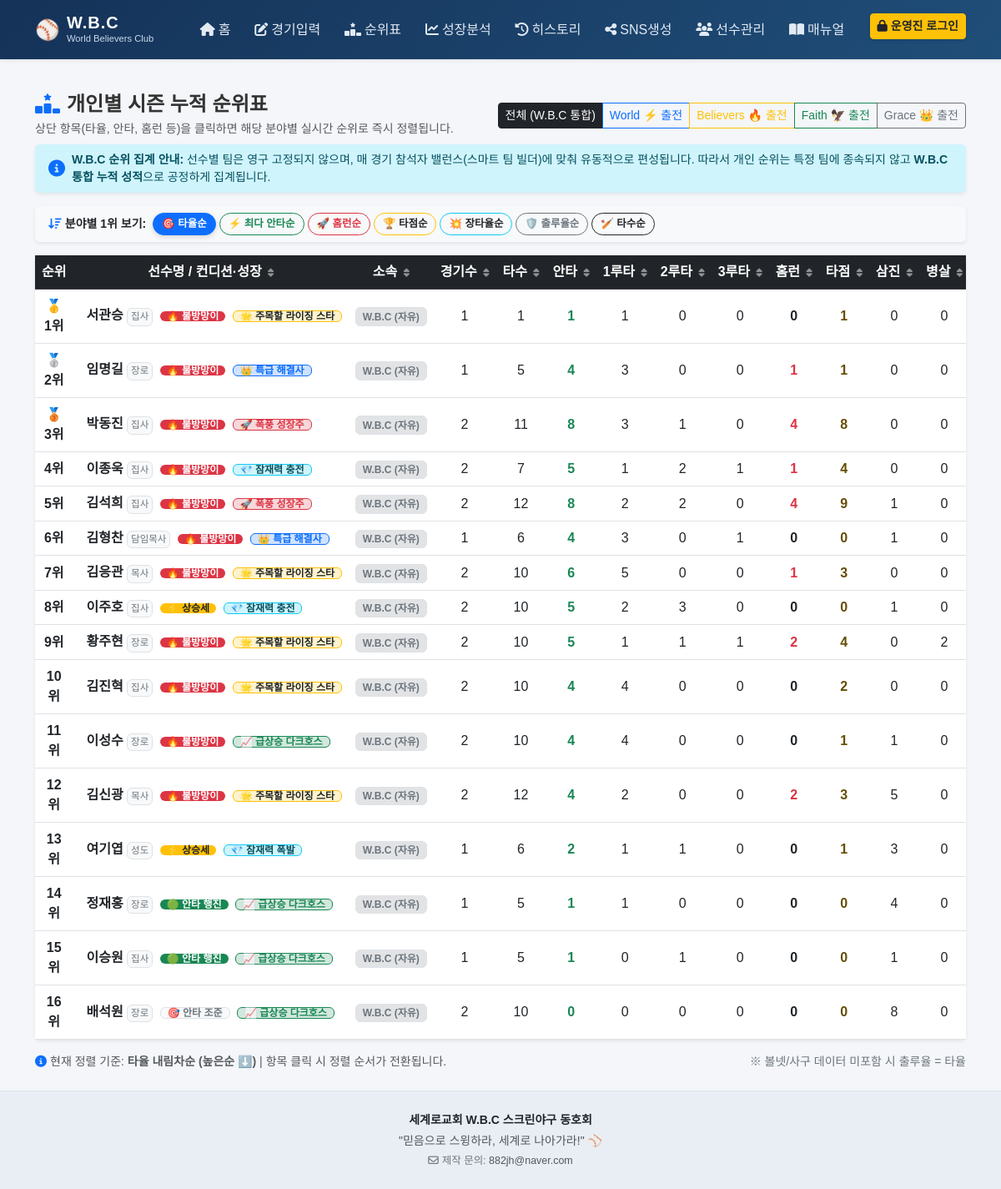
Screenshot of /rankings with the database file from the repository.
### tables this page shows
CREATE TABLE players (
            id        INTEGER PRIMARY KEY AUTOINCREMENT,
            name      TEXT NOT NULL,
            team      TEXT NOT NULL,
            is_active INTEGER DEFAULT 1,
            created_at TEXT DEFAULT (datetime('now','localtime'))
        , title TEXT DEFAULT '');

### app.py (the view)
@app.route('/rankings')
def rankings():
    team = request.args.get('team','all')
    where = 'AND (p.team=? OR p.id IN (SELECT player_id FROM batting_records WHERE team=?))' if team != 'all' else ''
    params = [team, team] if team != 'all' else []
    conn = get_db()
    rows = conn.execute(f'''
        SELECT p.id,p.name,p.team,p.title,
               (SELECT team FROM batting_records WHERE player_id=p.id ORDER BY game_id DESC LIMIT 1) recent_team,
               COUNT(DISTINCT br.game_id) games,
               SUM(br.ab) tab, SUM(br.hits) th,
               SUM(br.singles) t1b, SUM(br.doubles) t2b, SUM(br.triples) t3b,
               SUM(br.hr) thr, SUM(br.rbi) trbi, SUM(br.k) tk, SUM(br.dp) tdp,
               CASE WHEN SUM(br.ab)>0
                    THEN ROUND(CAST(SUM(br.hits) AS REAL)/SUM(br.ab),3) ELSE 0 END savg,
               CASE WHEN SUM(br.ab)>0
                    THEN ROUND(CAST(SUM(br.singles)+SUM(br.doubles)*2+SUM(br.triples)*3+SUM(br.hr)*4 AS REAL)/SUM(br.ab),3) ELSE 0 END sslg,
               CASE WHEN SUM(br.ab)>0
                    THEN ROUND(CAST(SUM(br.hits) AS REAL)/SUM(br.ab),3) ELSE 0 END sobp,
               MAX(br.game_id) last_game_id
        FROM players p
        LEFT JOIN batting_records br ON br.player_id=p.id
        WHERE p.is_active=1 {where}
        GROUP BY p.id HAVING SUM(br.ab)>=1
        ORDER BY savg DESC, th DESC, tab DESC
    ''', params).fetchall()
    badges_map = get_all_player_badges(conn)
    players_list = []
    for r in rows:
        d = dict(r)
        pid = d['id']
        badges = badges_map.get(pid, {})
        d['condition_badge'] = badges.get('condition')
        d['growth_badge'] = badges.get('growth')
        players_list.append(d)
    conn.close()
    return render_template('rankings.html', players=players_list, team_filter=team)

### templates/rankings.html (shortened to what this page needs)
{% extends 'base.html' %}
{% block content %}
<div class="d-flex justify-content-between align-items-center mb-2 flex-wrap gap-2">
    <div>
        <h4 class="fw-bold mb-1"><i class="fa-solid fa-ranking-star text-primary me-2"></i>개인별 시즌 누적 순위표</h4>
        <p class="text-muted small mb-0">상단 항목(타율, 안타, 홈런 등)을 클릭하면 해당 분야별 실시간 순위로 즉시 정렬됩니다.</p>
    </div>
    <div class="btn-group" role="group">
        <a href="{{ url_for('rankings', team='all') }}" class="btn btn-sm {{ 'btn-dark' if team_filter == 'all' else 'btn-outline-dark' }}">전체 (W.B.C 통합)</a>
        <a href="{{ url_for('rankings', team='World') }}" class="btn btn-sm {{ 'btn-primary' if team_filter == 'World' else 'btn-outline-primary' }}">World ⚡ 출전</a>
        <a href="{{ url_for('rankings', team='Believers') }}" class="btn btn-sm {{ 'btn-warning text-dark' if team_filter == 'Believers' else 'btn-outline-warning' }}">Believers 🔥 출전</a>
        <a href="{{ url_for('rankings', team='Faith') }}" class="btn btn-sm {{ 'btn-success' if team_filter == 'Faith' else 'btn-outline-success' }}">Faith 🦅 출전</a>
        <a href="{{ url_for('rankings', team='Grace') }}" class="btn btn-sm {{ 'btn-secondary' if team_filter == 'Grace' else 'btn-outline-secondary' }}">Grace 👑 출전</a>
    </div>
</div>
<div class="alert alert-info border-0 shadow-sm py-2 px-3 small d-flex align-items-center mb-3">
    <i class="fa-solid fa-circle-info text-primary me-2 fs-5"></i>
    <div>
        <strong>W.B.C 순위 집계 안내:</strong> 선수별 팀은 영구 고정되지 않으며, 매 경기 참석자 밸런스(스마트 팀 빌더)에 맞춰 유동적으로 편성됩니다. 따라서 개인 순위는 특정 팀에 종속되지 않고 <strong>W.B.C 통합 누적 성적</strong>으로 공정하게 집계됩니다.
    </div>
</div>
<div class="card shadow-sm border-0 mb-3 bg-light">
    <div class="card-body py-2 px-3 d-flex align-items-center gap-2 flex-wrap">
        <span class="text-dark small fw-bold text-nowrap">
            <i class="fa-solid fa-arrow-down-wide-short text-primary me-1"></i>분야별 1위 보기:
        </span>
        <div class="d-flex gap-1 flex-wrap">
            <button type="button" class="btn btn-sm btn-outline-primary sort-preset-btn active" data-col="savg">🎯 타율순</button>
            <button type="button" class="btn btn-sm btn-outline-success sort-preset-btn" data-col="th">⚡ 최다 안타순</button>
            <button type="button" class="btn btn-sm btn-outline-danger sort-preset-btn" data-col="thr">🚀 홈런순</button>
            <button type="button" class="btn btn-sm btn-outline-warning text-dark sort-preset-btn" data-col="trbi">🏆 타점순</button>
            <button type="button" class="btn btn-sm btn-outline-info text-dark sort-preset-btn" data-col="sslg">💥 장타율순</button>
            <button type="button" class="btn btn-sm btn-outline-secondary sort-preset-btn" data-col="sobp">🛡️ 출루율순</button>
            <button type="button" class="btn btn-sm btn-outline-dark sort-preset-btn" data-col="tab">🏏 타수순</button>
        </div>
    </div>
</div>
<div class="card shadow-sm border-0">
    <div class="table-responsive">
        <table class="table table-hover align-middle mb-0 text-center" id="rankingsTable" style="min-width: 950px;">
            <thead class="table-dark text-nowrap">
                <tr>
                    <th style="width: 75px;">순위</th>
                    <th class="sortable-th" data-col="name" data-type="text" style="width: 220px; min-width: 190px;" title="클릭하여 선수명 정렬">
                        선수명 / 컨디션·성장 <i class="fa-solid fa-sort sort-icon"></i>
                    </th>
                    <th class="sortable-th" data-col="team" data-type="text" style="width: 95px;" title="클릭하여 소속 정렬">
                        소속 <i class="fa-solid fa-sort sort-icon"></i>
                    </th>
                    <th class="sortable-th" data-col="games" data-type="num" style="width: 55px;" title="클릭하여 경기수 정렬">
                        경기수 <i class="fa-solid fa-sort sort-icon"></i>
                    </th>
                    <th class="sortable-th" data-col="tab" data-type="num" style="width: 55px;" title="클릭하여 타수 정렬">
                        타수 <i class="fa-solid fa-sort sort-icon"></i>
                    </th>
                    <th class="sortable-th" data-col="th" data-type="num" style="width: 55px;" title="클릭하여 최다 안타 정렬">
                        안타 <i class="fa-solid fa-sort sort-icon"></i>
                    </th>
                    <th class="sortable-th" data-col="t1b" data-type="num" style="width: 55px;" title="클릭하여 1루타 정렬">
                        1루타 <i class="fa-solid fa-sort sort-icon"></i>
                    </th>
                    <th class="sortable-th" data-col="t2b" data-type="num" style="width: 55px;" title="클릭하여 2루타 정렬">
                        2루타 <i class="fa-solid fa-sort sort-icon"></i>
                    </th>
                    <th class="sortable-th" data-col="t3b" data-type="num" style="width: 55px;" title="클릭하여 3루타 정렬">
                        3루타 <i class="fa-solid fa-sort sort-icon"></i>
                    </th>
                    <th class="sortable-th" data-col="thr" data-type="num" style="width: 55px;" title="클릭하여 홈런 정렬">
                        홈런 <i class="fa-solid fa-sort sort-icon"></i>
                    </th>
                    <th class="sortable-th" data-col="trbi" data-type="num" style="width: 55px;" title="클릭하여 타점 정렬">
                        타점 <i class="fa-solid fa-sort sort-icon"></i>
                    </th>
                    <th class="sortable-th" data-col="tk" data-type="num" style="width: 55px;" title="클릭하여 삼진 정렬">
                        삼진 <i class="fa-solid fa-sort sort-icon"></i>
                    </th>
                    <th class="sortable-th" data-col="tdp" data-type="num" style="width: 55px;" title="클릭하여 병살 정렬">
                        병살 <i class="fa-solid fa-sort sort-icon"></i>
                    </th>
                </tr>
            </thead>
            <tbody>
                {% for p in players %}
                {% set rank_class = 'rank-gold' if loop.index == 1 else ('rank-silver' if loop.index == 2 else ('rank-bronze' if loop.index == 3 else '')) %}
                <tr class="{{ rank_class }}">
                    <td class="fw-bold rank-cell" data-col="rank" data-val="{{ loop.index }}">
                    </td>
                    <td class="fw-bold text-nowrap text-start ps-3" data-col="name" data-val="{{ p.name }}">
                        <a href="{{ url_for('analytics_page', player_id=p.id) }}" class="text-decoration-none text-dark hover-primary" title="성장 분석 차트 보기">
                            {{ p.name }}{% if p.title %} <span class="badge bg-light text-secondary border px-1" style="font-size: 0.72rem; font-weight: normal;">{{ p.title }}</span>{% endif %}
                        </a>
                        {% if p.condition_badge %}
                            <span class="badge {{ p.condition_badge.class }} py-0 px-2 ms-1 small" title="{{ p.condition_badge.desc }}">
                                {{ p.condition_badge.emoji }} {{ p.condition_badge.text }}
                            </span>
                        {% endif %}
                        {% if p.growth_badge %}
                            <span class="badge {{ p.growth_badge.class }} py-0 px-2 ms-1 small" title="{{ p.growth_badge.desc }}">
                                {{ p.growth_badge.emoji }} {{ p.growth_badge.text }}
                            </span>
                        {% endif %}
                    </td>
                    <td data-col="team" data-val="{{ p.team }}">
                        {% if p.team == 'World' %}
                            <span class="badge badge-world">World</span>
                        {% elif p.team == 'Believers' %}
                            <span class="badge badge-believers">Believers</span>
                        {% elif p.team == 'Faith' %}
                            <span class="badge badge-faith">Faith</span>
                        {% elif p.team == 'Grace' %}
                            <span class="badge badge-grace">Grace</span>
                        {% else %}
                            <span class="badge bg-secondary-subtle text-secondary border">W.B.C (자유)</span>
                        {% endif %}
                    </td>
                    <td data-col="games" data-val="{{ p.games }}">{{ p.games }}</td>
                    <td data-col="tab" data-val="{{ p.tab }}">{{ p.tab }}</td>
                    <td class="fw-bold text-success" data-col="th" data-val="{{ p.th }}">{{ p.th }}</td>
                    <td data-col="t1b" data-val="{{ p.t1b }}">{{ p.t1b }}</td>
                    <td data-col="t2b" data-val="{{ p.t2b }}">{{ p.t2b }}</td>
                    <td data-col="t3b" data-val="{{ p.t3b }}">{{ p.t3b }}</td>
                    <td class="fw-bold {{ 'text-danger' if p.thr > 0 else '' }}" data-col="thr" data-val="{{ p.thr }}">{{ p.thr }}</td>
                    <td class="fw-bold text-warning-emphasis" data-col="trbi" data-val="{{ p.trbi }}">{{ p.trbi }}</td>
                    <td data-col="tk" data-val="{{ p.tk }}">{{ p.tk }}</td>
                    <td data-col="tdp" data-val="{{ p.tdp }}">{{ p.tdp }}</td>
                </tr>
                {% else %}
                <tr>
                    <td colspan="16" class="py-4 text-muted">등록된 기록이 없습니다.</td>
                </tr>
                {% endfor %}
            </tbody>
        </table>
    </div>
</div>
<div class="mt-3 d-flex justify-content-between align-items-center flex-wrap gap-2 text-muted small">
    <div id="sortStatusText">
    </div>
    <div class="text-secondary">
        ※ 볼넷/사구 데이터 미포함 시 출루율 = 타율
    </div>
</div>
{% endblock %}

### templates/base.html (shortened to what this page needs)
<!DOCTYPE html>
<html lang="ko">
<head>
    <link href="https://cdn.jsdelivr.net/npm/bootstrap@5.3.0/dist/css/bootstrap.min.css" rel="stylesheet">
    <link rel="stylesheet" href="https://cdnjs.cloudflare.com/ajax/libs/font-awesome/6.4.0/css/all.min.css">
    <link rel="stylesheet" href="{{ url_for('static', filename='css/style.css') }}">
</head>
<body>
    <nav class="navbar navbar-expand-lg navbar-dark navbar-custom sticky-top shadow-sm">
        <div class="container">
            <a class="navbar-brand fw-bold d-flex align-items-center gap-2" href="{{ url_for('index') }}">
                <span class="fs-4">⚾</span>
                <div>
                    <div class="brand-title">W.B.C</div>
                    <div class="brand-sub">World Believers Club</div>
                </div>
            </a>
            <div class="collapse navbar-collapse" id="navbarContent">
                <ul class="navbar-nav ms-auto mb-2 mb-lg-0 fw-medium">
                    <li class="nav-item">
                        <a class="nav-link" href="{{ url_for('index') }}"><i class="fa-solid fa-house me-1"></i>홈</a>
                    </li>
                    <li class="nav-item">
                        <a class="nav-link" href="{{ url_for('game_new') }}"><i class="fa-solid fa-pen-to-square me-1"></i>경기입력</a>
                    </li>
                    <li class="nav-item">
                        <a class="nav-link" href="{{ url_for('rankings') }}"><i class="fa-solid fa-ranking-star me-1"></i>순위표</a>
                    </li>
                    <li class="nav-item">
                        <a class="nav-link" href="{{ url_for('analytics_page') }}"><i class="fa-solid fa-chart-line me-1"></i>성장분석</a>
                    </li>
                    <li class="nav-item">
                        <a class="nav-link" href="{{ url_for('history') }}"><i class="fa-solid fa-clock-rotate-left me-1"></i>히스토리</a>
                    </li>
                    <li class="nav-item">
                        <a class="nav-link" href="{{ url_for('sns_page') }}"><i class="fa-solid fa-share-nodes me-1"></i>SNS생성</a>
                    </li>
                    <li class="nav-item">
                        <a class="nav-link" href="{{ url_for('players_page') }}"><i class="fa-solid fa-users me-1"></i>선수관리</a>
                    </li>
                    <li class="nav-item">
                        <a class="nav-link" href="{{ url_for('manual_page') }}"><i class="fa-solid fa-book-open me-1"></i>매뉴얼</a>
                    </li>
                    {% if is_admin %}
                    <li class="nav-item d-flex align-items-center ms-lg-3 my-2 my-lg-0">
                        <span class="badge bg-success-subtle text-success border border-success-subtle px-2 py-1 me-2" title="현재 경기 입력, 수정, 삭제가 가능합니다.">
                            <i class="fa-solid fa-lock-open me-1"></i>운영진 모드
                        </span>
                        <a href="{{ url_for('logout') }}" class="btn btn-sm btn-outline-light text-nowrap">
                            <i class="fa-solid fa-arrow-right-from-bracket me-1"></i>로그아웃
                        </a>
                    </li>
                    {% else %}
                    <li class="nav-item ms-lg-3 my-2 my-lg-0">
                        <button type="button" class="btn btn-sm btn-warning text-dark fw-bold text-nowrap shadow-sm" data-bs-toggle="modal" data-bs-target="#adminLoginModal">
                            <i class="fa-solid fa-lock me-1"></i>운영진 로그인
                        </button>
                    </li>
                    {% endif %}
                </ul>
            </div>
        </div>
    </nav>
    <main class="container my-4">
        {% block content %}{% endblock %}
    </main>
    <footer class="footer-custom py-4 mt-auto">
        <div class="container text-center text-muted small">
            <p class="mb-1 fw-bold text-dark">세계로교회 W.B.C 스크린야구 동호회</p>
            <p class="mb-1">"믿음으로 스윙하라, 세계로 나아가라!" ⚾</p>
            <p class="mb-0 text-secondary" style="font-size: 0.78rem;">
                <i class="fa-regular fa-envelope me-1"></i>제작 문의: <a href="mailto:882jh@naver.com" class="text-decoration-none text-muted fw-medium">882jh@naver.com</a>
            </p>
        </div>
    </footer>
</body>
</html>

### rows the page displays
players: name "서관승", title "집사", condition_badge.emoji "🔥", condition_badge.text "불방망이", growth_badge.emoji "🌟", growth_badge.text "주목할 라이징 스타", team "W.B.C (자유)", games "1", tab "1", th "1", t1b "1", t2b "0", t3b "0", thr "0", trbi "1", tk "0", tdp "0"
players: name "임명길", title "장로", condition_badge.emoji "🔥", condition_badge.text "불방망이", growth_badge.emoji "👑", growth_badge.text "특급 해결사", team "W.B.C (자유)", games "1", tab "5", th "4", t1b "3", t2b "0", t3b "0", thr "1", trbi "1", tk "0", tdp "0"
players: name "박동진", title "집사", condition_badge.emoji "🔥", condition_badge.text "불방망이", growth_badge.emoji "🚀", growth_badge.text "폭풍 성장주", team "W.B.C (자유)", games "2", tab "11", th "8", t1b "3", t2b "1", t3b "0", thr "4", trbi "8", tk "0", tdp "0"
players: name "이종욱", title "집사", condition_badge.emoji "🔥", condition_badge.text "불방망이", growth_badge.emoji "💎", growth_badge.text "잠재력 충전", team "W.B.C (자유)", games "2", tab "7", th "5", t1b "1", t2b "2", t3b "1", thr "1", trbi "4", tk "0", tdp "0"
players: name "김석희", title "집사", condition_badge.emoji "🔥", condition_badge.text "불방망이", growth_badge.emoji "🚀", growth_badge.text "폭풍 성장주", team "W.B.C (자유)", games "2", tab "12", th "8", t1b "2", t2b "2", t3b "0", thr "4", trbi "9", tk "1", tdp "0"
players: name "김형찬", title "담임목사", condition_badge.emoji "🔥", condition_badge.text "불방망이", growth_badge.emoji "👑", growth_badge.text "특급 해결사", team "W.B.C (자유)", games "1", tab "6", th "4", t1b "3", t2b "0", t3b "1", thr "0", trbi "0", tk "1", tdp "0"
players: name "김응관", title "목사", condition_badge.emoji "🔥", condition_badge.text "불방망이", growth_badge.emoji "🌟", growth_badge.text "주목할 라이징 스타", team "W.B.C (자유)", games "2", tab "10", th "6", t1b "5", t2b "0", t3b "0", thr "1", trbi "3", tk "0", tdp "0"
players: name "이주호", title "집사", condition_badge.emoji "⚡", condition_badge.text "상승세", growth_badge.emoji "💎", growth_badge.text "잠재력 충전", team "W.B.C (자유)", games "2", tab "10", th "5", t1b "2", t2b "3", t3b "0", thr "0", trbi "0", tk "1", tdp "0"
players: name "황주현", title "장로", condition_badge.emoji "🔥", condition_badge.text "불방망이", growth_badge.emoji "🌟", growth_badge.text "주목할 라이징 스타", team "W.B.C (자유)", games "2", tab "10", th "5", t1b "1", t2b "1", t3b "1", thr "2", trbi "4", tk "0", tdp "2"
players: name "김진혁", title "집사", condition_badge.emoji "🔥", condition_badge.text "불방망이", growth_badge.emoji "🌟", growth_badge.text "주목할 라이징 스타", team "W.B.C (자유)", games "2", tab "10", th "4", t1b "4", t2b "0", t3b "0", thr "0", trbi "2", tk "0", tdp "0"
players: name "이성수", title "장로", condition_badge.emoji "🔥", condition_badge.text "불방망이", growth_badge.emoji "📈", growth_badge.text "급상승 다크호스", team "W.B.C (자유)", games "2", tab "10", th "4", t1b "4", t2b "0", t3b "0", thr "0", trbi "1", tk "1", tdp "0"
players: name "김신광", title "목사", condition_badge.emoji "🔥", condition_badge.text "불방망이", growth_badge.emoji "🌟", growth_badge.text "주목할 라이징 스타", team "W.B.C (자유)", games "2", tab "12", th "4", t1b "2", t2b "0", t3b "0", thr "2", trbi "3", tk "5", tdp "0"
players: name "여기엽", title "성도", condition_badge.emoji "⚡", condition_badge.text "상승세", growth_badge.emoji "💎", growth_badge.text "잠재력 폭발", team "W.B.C (자유)", games "1", tab "6", th "2", t1b "1", t2b "1", t3b "0", thr "0", trbi "1", tk "3", tdp "0"
players: name "정재홍", title "장로", condition_badge.emoji "🟢", condition_badge.text "안타 행진", growth_badge.emoji "📈", growth_badge.text "급상승 다크호스", team "W.B.C (자유)", games "1", tab "5", th "1", t1b "1", t2b "0", t3b "0", thr "0", trbi "0", tk "4", tdp "0"
players: name "이승원", title "집사", condition_badge.emoji "🟢", condition_badge.text "안타 행진", growth_badge.emoji "📈", growth_badge.text "급상승 다크호스", team "W.B.C (자유)", games "1", tab "5", th "1", t1b "0", t2b "1", t3b "0", thr "0", trbi "0", tk "1", tdp "0"
players: name "배석원", title "장로", condition_badge.emoji "🎯", condition_badge.text "안타 조준", growth_badge.emoji "📈", growth_badge.text "급상승 다크호스", team "W.B.C (자유)", games "2", tab "10", th "0", t1b "0", t2b "0", t3b "0", thr "0", trbi "0", tk "8", tdp "0"
